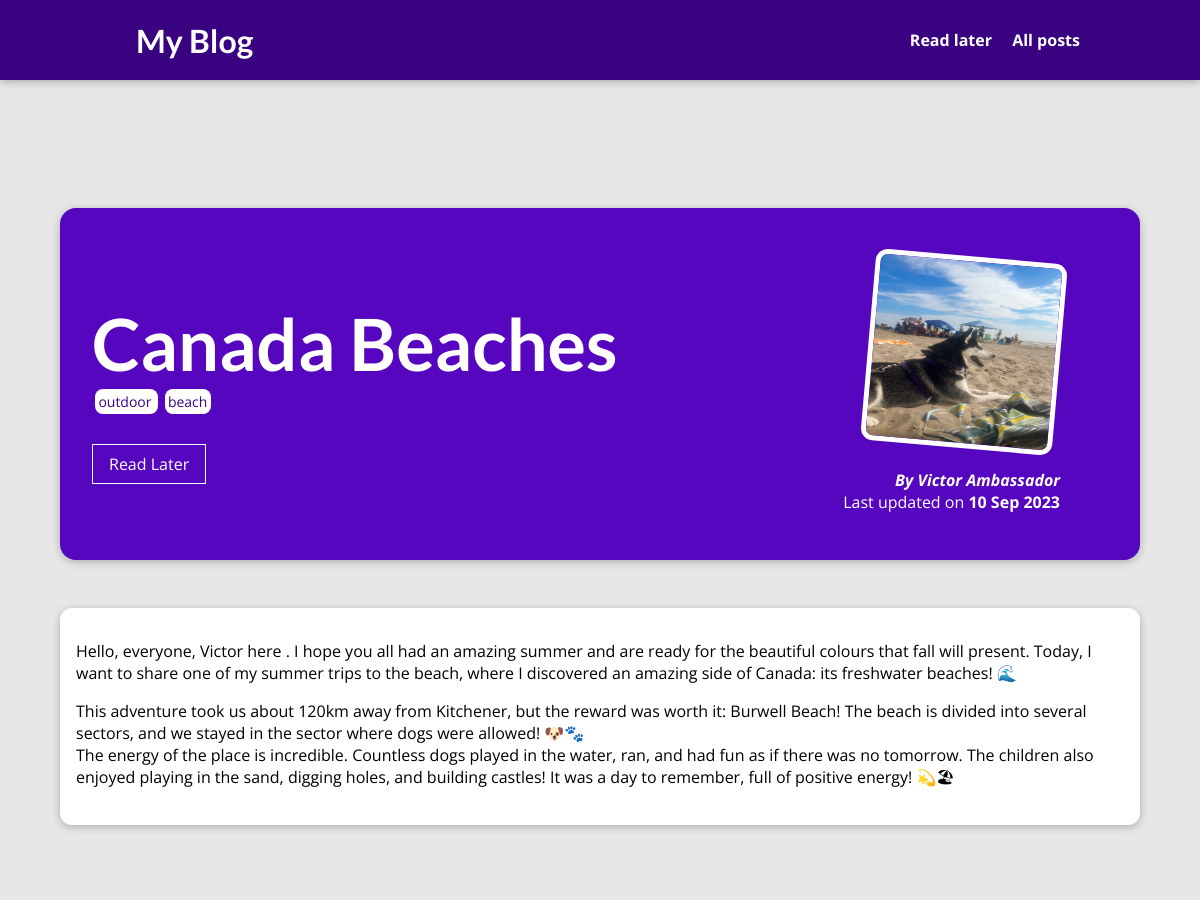
The app's page /posts/canada-beaches (upper part), older data.
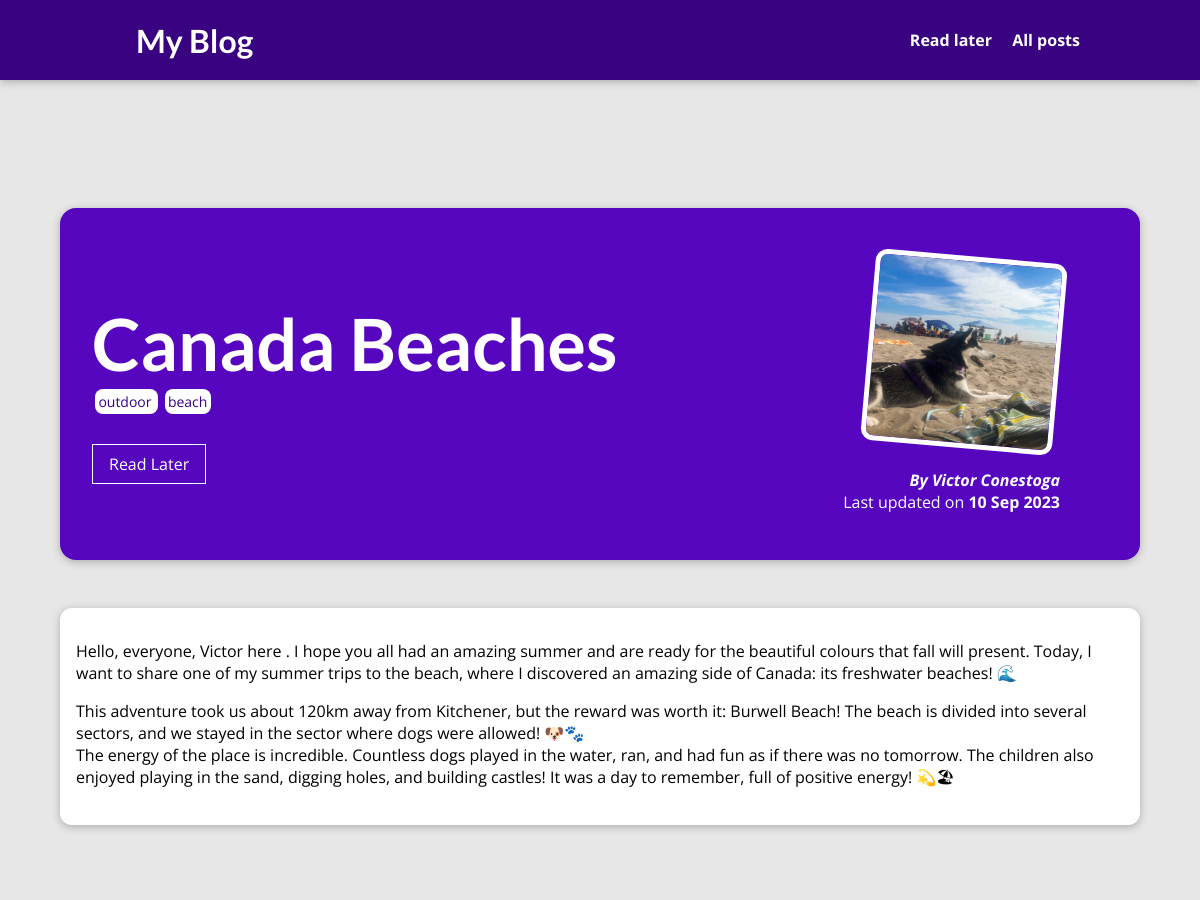
The same page, newer data.
### blog/models.py (models this page shows, shortened)
class Post(models.Model):
    author = models.ForeignKey(
        Author, on_delete=models.SET_NULL, null=True, related_name="posts")
    title = models.CharField(max_length=50)
    date = models.DateTimeField()
    image = models.ImageField(
        upload_to="images", height_field=None, width_field=None, max_length=100)
    excerpt = models.CharField(max_length=150)
    tag = models.ManyToManyField(Tag, blank=True, db_index=True)
    content = models.TextField()
    slug = models.SlugField(unique=True, db_index=True)

class Author(models.Model):
    first_name = models.CharField(max_length=20)
    last_name = models.CharField(max_length=20)
    email = models.EmailField(max_length=50)
    adress = models.CharField(max_length=50)
    def full_name(self):
        return f"{self.first_name} {self.last_name} "
    def __str__(self):
        return self.full_name()

### blog/views.py (the view, shortened to what this page needs)
# urls.py: path("posts/<slug>", views.BlogPostView.as_view(), name = 'blog-post'),
class BlogPostView(View):
    def is_stored_post(self, request, post_id):
        stored_posts = request.session.get("stored_posts")
        if stored_posts is not None:
            is_saved_for_later =  post_id in stored_posts
        else:
            is_saved_for_later = False
        return is_saved_for_later
    def get(self, request, slug):
        identified_post = Post.objects.get(slug = slug) #if you want the 404 error: "get_object_or_404(Post,slug=slug)" need to import it
        all_comments = Commentary.objects.filter(post = identified_post).order_by("-date")
        context = {
            'post': identified_post,
            'tags': identified_post.tag.all(),
            "comment" : CommentForm(),
            "all_comments": all_comments,
            "is_saved_for_later": self.is_stored_post(request, identified_post.id),
        }
        return render (request, 'blog/blog_post.html',context)

### blog/templates/blog/blog_post.html (shortened to what this page needs)
{% extends 'layout.html' %}
{% load static %}
{% block css_file %}
<link rel="stylesheet" href="{% static 'blog/blog_post.css' %}">
{% endblock css_file %}
{% block content %}
<section id='summary'>
    <h2>{{post.title}}</h2>
    <div>
        {% for tag in tags %}
            <span class="tag"> {{ tag.name }} </span>
        {% endfor %}
    </div>
<div id="read-later">
    <form action="{% url "read-later" %}" method="POST">
        <button>
            {%if is_saved_for_later%}
            Remove from Read Later
            {%else%}
            Read Later
            {%endif%}
        </button>
    </form>
</div>
    <article>
        <img src="{{post.image.url}}" alt="{{post.title}}">
        <address>By <a href="mailto:{{post.author.email}}">{{post.author|title}}</a></address>
        <div id="last-updated">
            Last updated on <time> {{post.date|date:"d M Y"}}</time>
        </div>
    </article>
</section>
<main>
    {{post.content|linebreaks}}
</main>
{% endblock content %}

Row changes from the older to the newer data that the page shows:
changed through a linked row, Post "Canada Beaches": author "Victor Ambassador" → "Victor Conestoga"
